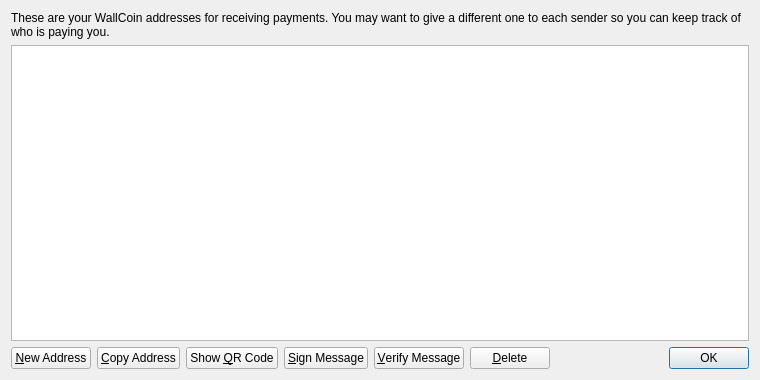
<?xml version="1.0" encoding="UTF-8"?>
<ui version="4.0">
 <class>AddressBookPage</class>
 <widget class="QWidget" name="AddressBookPage">
  <property name="geometry">
   <rect>
    <x>0</x>
    <y>0</y>
    <width>760</width>
    <height>380</height>
   </rect>
  </property>
  <property name="windowTitle">
   <string>Address Book</string>
  </property>
  <layout class="QVBoxLayout" name="verticalLayout">
   <item>
    <widget class="QLabel" name="labelExplanation">
     <property name="text">
      <string>These are your WallCoin addresses for receiving payments. You may want to give a different one to each sender so you can keep track of who is paying you.</string>
     </property>
     <property name="textFormat">
      <enum>Qt::PlainText</enum>
     </property>
     <property name="wordWrap">
      <bool>true</bool>
     </property>
    </widget>
   </item>
   <item>
    <widget class="QTableView" name="tableView">
     <property name="contextMenuPolicy">
      <enum>Qt::CustomContextMenu</enum>
     </property>
     <property name="toolTip">
      <string>Double-click to edit address or label</string>
     </property>
     <property name="tabKeyNavigation">
      <bool>false</bool>
     </property>
     <property name="alternatingRowColors">
      <bool>true</bool>
     </property>
     <property name="selectionMode">
      <enum>QAbstractItemView::SingleSelection</enum>
     </property>
     <property name="selectionBehavior">
      <enum>QAbstractItemView::SelectRows</enum>
     </property>
     <property name="sortingEnabled">
      <bool>true</bool>
     </property>
     <attribute name="verticalHeaderVisible">
      <bool>false</bool>
     </attribute>
    </widget>
   </item>
   <item>
    <layout class="QHBoxLayout" name="horizontalLayout">
     <item>
      <widget class="QPushButton" name="newAddressButton">
       <property name="toolTip">
        <string>Create a new address</string>
       </property>
       <property name="text">
        <string>&amp;New Address</string>
       </property>
       <property name="icon">
        <iconset resource="../bitcoin.qrc">
         <normaloff>:/icons/add</normaloff>:/icons/add</iconset>
       </property>
      </widget>
     </item>
     <item>
      <widget class="QPushButton" name="copyToClipboard">
       <property name="toolTip">
        <string>Copy the currently selected address to the system clipboard</string>
       </property>
       <property name="text">
        <string>&amp;Copy Address</string>
       </property>
       <property name="icon">
        <iconset resource="../bitcoin.qrc">
         <normaloff>:/icons/editcopy</normaloff>:/icons/editcopy</iconset>
       </property>
      </widget>
     </item>
     <item>
      <widget class="QPushButton" name="showQRCode">
       <property name="text">
        <string>Show &amp;QR Code</string>
       </property>
       <property name="icon">
        <iconset resource="../bitcoin.qrc">
         <normaloff>:/icons/qrcode</normaloff>:/icons/qrcode</iconset>
       </property>
      </widget>
     </item>
     <item>
      <widget class="QPushButton" name="signMessage">
       <property name="toolTip">
        <string>Sign a message to prove you own a Bitcoin address</string>
       </property>
       <property name="text">
        <string>&amp;Sign Message</string>
       </property>
       <property name="icon">
        <iconset resource="../bitcoin.qrc">
         <normaloff>:/icons/edit</normaloff>:/icons/edit</iconset>
       </property>
      </widget>
     </item>
     <item>
      <widget class="QPushButton" name="verifyMessage">
       <property name="toolTip">
        <string>Verify a message to ensure it was signed with a specified Bitcoin address</string>
       </property>
       <property name="text">
        <string>&amp;Verify Message</string>
       </property>
       <property name="icon">
        <iconset resource="../bitcoin.qrc">
         <normaloff>:/icons/transaction_0</normaloff>:/icons/transaction_0</iconset>
       </property>
      </widget>
     </item>
     <item>
      <widget class="QPushButton" name="deleteButton">
       <property name="toolTip">
        <string>Delete the currently selected address from the list. Only sending addresses can be deleted.</string>
       </property>
       <property name="text">
        <string>&amp;Delete</string>
       </property>
       <property name="icon">
        <iconset resource="../bitcoin.qrc">
         <normaloff>:/icons/remove</normaloff>:/icons/remove</iconset>
       </property>
      </widget>
     </item>
     <item>
      <spacer name="horizontalSpacer">
       <property name="orientation">
        <enum>Qt::Horizontal</enum>
       </property>
       <property name="sizeHint" stdset="0">
        <size>
         <width>40</width>
         <height>20</height>
        </size>
       </property>
      </spacer>
     </item>
     <item>
      <widget class="QDialogButtonBox" name="buttonBox">
       <property name="sizePolicy">
        <sizepolicy hsizetype="Maximum" vsizetype="Fixed">
         <horstretch>0</horstretch>
         <verstretch>0</verstretch>
        </sizepolicy>
       </property>
       <property name="standardButtons">
        <set>QDialogButtonBox::Ok</set>
       </property>
      </widget>
     </item>
    </layout>
   </item>
  </layout>
 </widget>
 <resources>
  <include location="../bitcoin.qrc"/>
 </resources>
 <connections/>
</ui>
